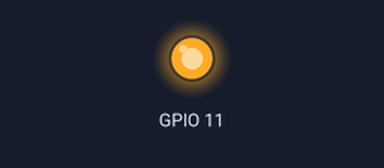
This program was run on a simulated Raspberry Pi (BCM pin numbers). On the bench: output pins drawn as LEDs (lit = HIGH). At 9.0 s the program stops and its outputs stay as they are.

Above: at 0.5 s.
At 4.5 s:
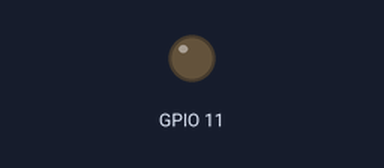
Timing chart, 0 to 6.9 s (numbered marks = the images above):
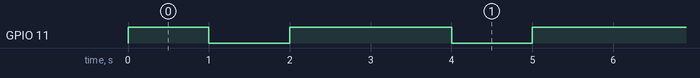

Measured:
- by itself, GPIO 11: repeats every 3.0 s: LOW 1.0 s, HIGH 2.0 s

The program:

parpadear.py
```python
#!/usr/bin/python
# -*- encoding: utf-8 -*-

#Importar libreria GPIO
import RPi.GPIO as GPIO

#Definir modo de trabajo para la placa BCM
GPIO.setmode(GPIO.BCM)

#Desactivo Errores
GPIO.setwarnings(False)

#Importamos la libreria time
import time

#Importamos la libreria para comandos de la consola/shell
import os

#Creamos variable para pausar
sleep = time.sleep

#Definir GPIO como Salida
GPIO.setup(11, GPIO.OUT)

#Asigno valor alto para que tenga corriente la salida de 3,3v por GPIO
GPIO.output(11, GPIO.HIGH)

#Pausar 1 segundo
sleep(1)

#Detener salida
GPIO.output(11, GPIO.LOW)

#Pausar 1 segundo
sleep(1)

#Asigno valor alto para que tenga corriente la salida de 3,3v por GPIO
GPIO.output(11, GPIO.HIGH)

#Pausar 1 segundo
sleep(1)

#Detener salida
GPIO.output(11, GPIO.LOW)

#Asigno valor alto para que tenga corriente la salida de 3,3v por GPIO
GPIO.output(11, GPIO.HIGH)

#Pausar 1 segundo
sleep(1)

#Detener salida
GPIO.output(11, GPIO.LOW)

#Pausar 1 segundo
sleep(1)

#Asigno valor alto para que tenga corriente la salida de 3,3v por GPIO
GPIO.output(11, GPIO.HIGH)

#Pausar 1 segundo
sleep(1)

#Detener salida
GPIO.output(11, GPIO.LOW)

#Asigno valor alto para que tenga corriente la salida de 3,3v por GPIO
GPIO.output(11, GPIO.HIGH)

#Pausar 1 segundo
sleep(1)

#Detener salida
GPIO.output(11, GPIO.LOW)

#Pausar 1 segundo
sleep(1)

#Asigno valor alto para que tenga corriente la salida de 3,3v por GPIO
GPIO.output(11, GPIO.HIGH)

#Pausar 1 segundo
sleep(1)

#Detener salida
GPIO.output(11, GPIO.LOW)

#Limpiar GPIO
GPIO.cleanup()
```
